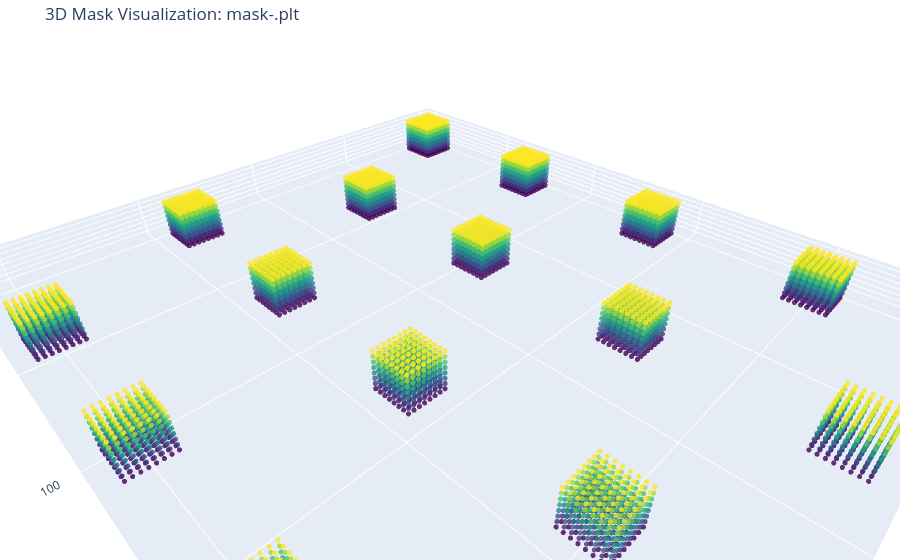

The cell this chart's notebook holds for it:
### Markdown cell above
## draw mask

### Code cell
search_path = '/app/urban-layer/build/output_2025_12_29_14_44_8/common/3d/mask-.plt'

files = find_mask_files(search_path)

if not files:
    print(f"No files found for pattern: {search_path}")

print(f"Found {len(files)} files.")

# Берем первый попавшийся файл для примера
target_file = files[0]

# Отображаем
plot_3d_mask(target_file)

### Figure 1 — Plotly figure (JSON) as saved in the notebook; plotly's stock layout.template omitted (floating-point values rounded to 4 significant figures; data arrays with more than 128 entries replaced by an {"elided": "..."} marker saying what was removed)
{"data": [{"marker": {"color": {"elided": "8192 float values"}, "colorscale": [[0, "#440154"], [0.1111, "#482878"], [0.2222, "#3e4989"], [0.3333, "#31688e"], [0.4444, "#26828e"], [0.5556, "#1f9e89"], [0.6667, "#35b779"], [0.7778, "#6ece58"], [0.8889, "#b5de2b"], [1, "#fde725"]], "opacity": 0.8, "size": 3}, "mode": "markers", "type": "scatter3d", "x": {"elided": "8192 float values"}, "y": {"elided": "8192 float values"}, "z": {"elided": "8192 float values"}}], "layout": {"margin": {"b": 0, "l": 0, "r": 0, "t": 40}, "scene": {"aspectmode": "data", "xaxis": {"title": {"text": "X"}}, "yaxis": {"title": {"text": "Y"}}, "zaxis": {"title": {"text": "Z"}}}, "title": {"text": "3D Mask Visualization: mask-.plt"}}}
